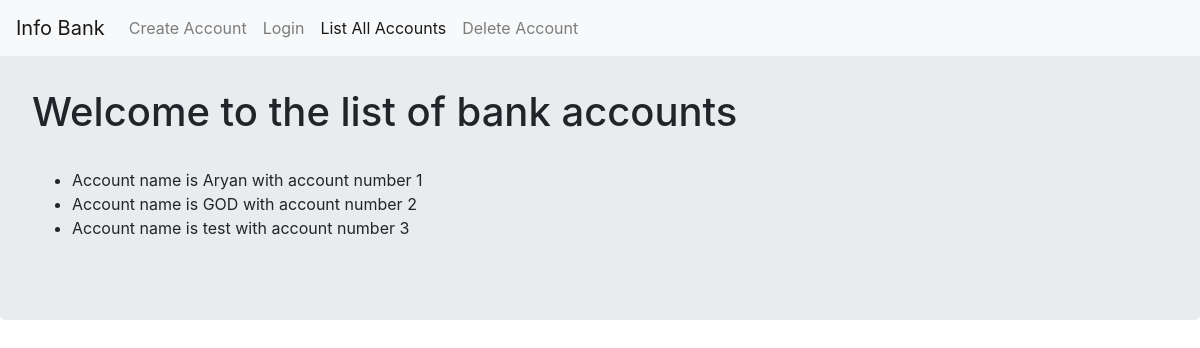
Page /list_accounts on the earlier database version.
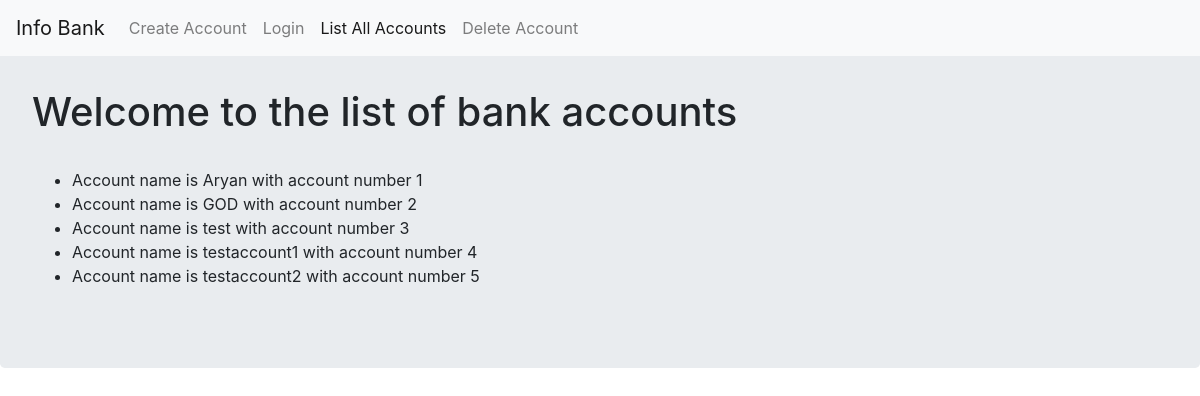
Same page on the later database version.
### app.py (models this page shows, shortened)
class Account(db.Model):
    __tablename__ = 'accounts'
    id = db.Column(db.Integer, primary_key=True)
    name = db.Column(db.String(80), unique=True)
    password = db.Column(db.Text)
    balance = db.Column(db.Float)
    active = db.Column(db.Boolean, default=True)
    def __repr__(self):
        return f"Account name is {self.name} with account number {self.id}"

### app.py (the view)
@app.route('/list_accounts')
def list_accounts():
    accounts = Account.query.filter_by(active=True)
    return render_template('list_accounts.html', accounts=accounts)

### templates/list_accounts.html
﻿{% extends "base.html" %} {% block content %}
<div class="jumbotron">
  <h1>Welcome to the list of bank accounts</h1>
  <br />
  <ul>
    {% for item in accounts %}
    <li>{{item}}</li>
    {% endfor %}
  </ul>
</div>
{% endblock %}

### templates/base.html (shortened to what this page needs)
﻿<!DOCTYPE html>
<html lang="en" xmlns="http://www.w3.org/1999/xhtml">
  <head>
    <link
      rel="stylesheet"
      href="https://maxcdn.bootstrapcdn.com/bootstrap/4.0.0/css/bootstrap.min.css"
    />
  </head>
  <body style="margin: 0px; padding: 0px">
    <nav class="navbar navbar-expand-lg navbar-light fixed-top bg-light">
      <a class="navbar-brand" href="{{url_for('index')}}">Info Bank</a>
      <div class="collapse navbar-collapse" id="navbarNavAltMarkup">
        <div class="navbar-nav">
          {% if session['username'] %}
          <a class="nav-item nav-link" href="{{url_for('my_account')}}"
            >My Account<span class="sr-only"></span
          ></a>
          <a class="nav-item nav-link" href="{{url_for('logout')}}"
            >Logout<span class="sr-only"></span
          ></a>
          {% else %}
          <a class="nav-item nav-link" href="{{url_for('create_account')}}"
            >Create Account</a>
          <a class="nav-item nav-link" href="{{url_for('login')}}"
            >Login</a>
          {% endif %}
          <a class="nav-item nav-link" href="{{url_for('list_accounts')}}"
            >List All Accounts</a>
          <a
            class="nav-item nav-link disabled"
            href="{{url_for('delete_account')}}"
            >Delete Account</a>
        </div>
      </div>
    </nav>
    {% block content %} {% endblock %}
  </body>
</html>

Differences in the rows shown:
added Account: name+id "Account name is testaccount1 with account number 4"
added Account: name+id "Account name is testaccount2 with account number 5"
